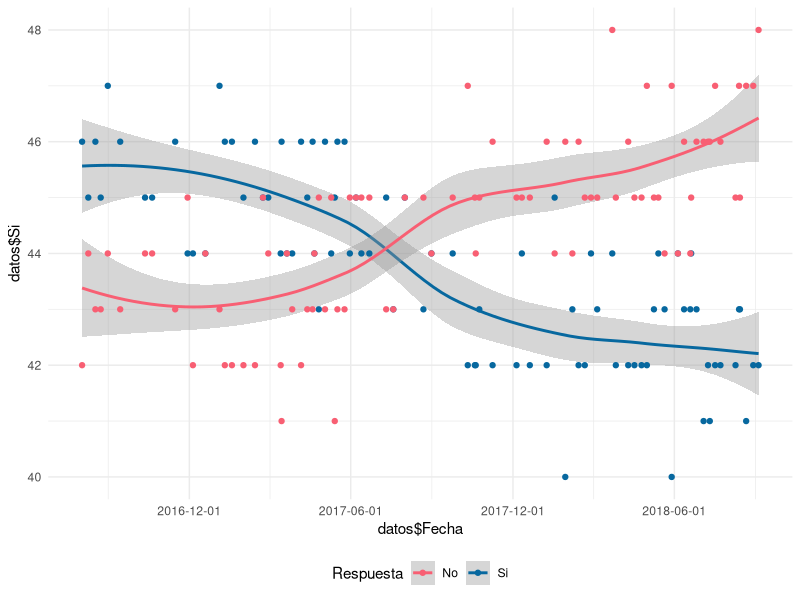

This chart was generated by the following R code:
## ---- chunk 1
knitr::opts_chunk$set(echo = TRUE)
## ---- chunk 2
datos <- read.csv("encuesta_brexit.csv", sep = ",", header = T)
library(ggplot2)
datos$Fecha <- as.Date(datos$Fecha, "%d/%m/%y")

g <- ggplot(data = datos, mapping = aes(x = datos$Fecha)) +
  geom_smooth(mapping = aes(y = datos$Si, color = "Si")) +
  geom_smooth(mapping = aes(y = datos$No, color = "No")) +
  geom_point(mapping = aes(y = datos$Si, color = "Si")) +
  geom_point(mapping = aes(y = datos$No, color = "No")) +
  scale_color_manual(values = c("#f85f73","#07689f"), name = "Respuesta") +
  scale_x_date(date_breaks = "6 month") +
  theme_minimal() +
  theme(legend.position = "bottom")
g

